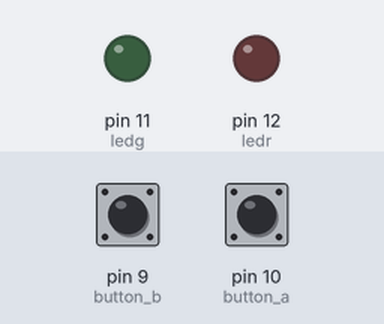
A sketch run on a simulated Arduino Uno, built with avr-gcc and run on an emulated ATmega328P. Parts: output pins drawn as LEDs (lit = HIGH). The inputs (shaded band) are chosen by the test bench; at power-on: pin 9 (button_b) HIGH, pin 10 (button_a) HIGH.

Above: at 1.2 s.
1.3 s: pin 9 (button_b) pulled LOW for 0.15 s
At 1.37 s:
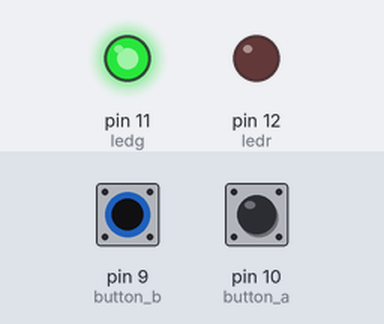
2.9 s: pin 10 (button_a) pulled LOW for 1 s
At 3.5 s:
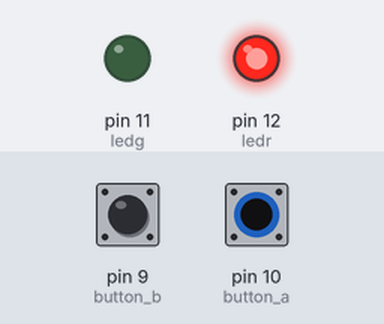
5.4 s: pin 10 (button_a) pulled LOW for 3.2 s
At 9.1 s:
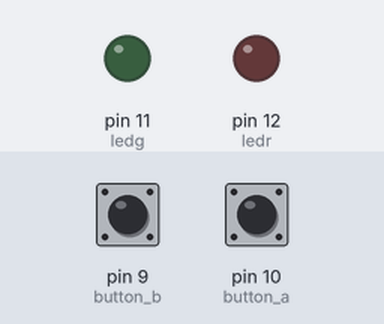
10.1 s: pin 9 (button_b) pulled LOW for 3.2 s
At 11.4 s:
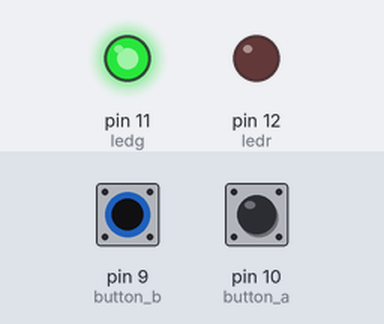
Timing chart, 0 to 14.8 s (numbered marks = the images above; inputs shaded):
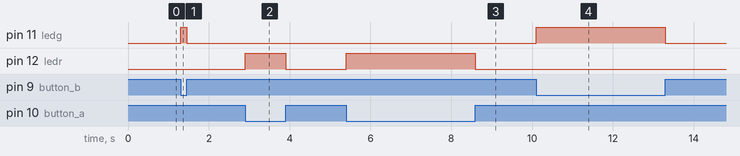

The sketch:

twoButtons.ino
```cpp
#define ledr 12
#define ledg 11
#define button_a 10
#define button_b 9

void setup()
{
  pinMode(ledr, OUTPUT);
  pinMode(ledg, OUTPUT);
  pinMode(button_a, INPUT_PULLUP);
  pinMode(button_b, INPUT_PULLUP);
}

void loop()
{
  if(digitalRead(button_a) && digitalRead(button_b)) {
    digitalWrite(ledg, LOW);
    digitalWrite(ledr, LOW);
  } else if (digitalRead(button_a)) {
    digitalWrite(ledg, HIGH);
    digitalWrite(ledr, LOW);
  } else if (digitalRead(button_b)) {
    digitalWrite(ledg, LOW);
    digitalWrite(ledr, HIGH);
  }
  else {
    digitalWrite(ledg, LOW);
    digitalWrite(ledr, HIGH);
    delay(250);
    digitalWrite(ledg, HIGH);
    digitalWrite(ledr, LOW);
    delay(250);
  }
}


// #define ledr 12
// #define ledg 11
// #define button_a 10
// #define button_b 9

// void setup()
// {
//   pinMode(ledr, OUTPUT);
//   pinMode(ledg, OUTPUT);
//   pinMode(button_a, INPUT_PULLUP);
//   pinMode(button_b, INPUT_PULLUP);
// }

// void loop()
// {
//   bool button_a_state = digitalRead(button_a);
//   button_a_state = !button_a_state;
//   bool button_b_state = digitalRead(button_b);
//   button_b_state = !button_b_state;

//   if(button_a_state && button_b_state) {
//     digitalWrite(ledg, LOW);
//     digitalWrite(ledr, HIGH);
//     delay(250);
//     digitalWrite(ledg, HIGH);
//     digitalWrite(ledr, LOW);
//     delay(250);
//   } else if (button_a_state) {
//     digitalWrite(ledg, LOW);
//     digitalWrite(ledr, HIGH);
//   } else if (button_b_state) {
//     digitalWrite(ledg, HIGH);
//     digitalWrite(ledr, LOW);
//   }
//   else {
//     digitalWrite(ledg, LOW);
//     digitalWrite(ledr, LOW);
//   }
// }
```

Measured:
- after the input at 1.3 s, pin 11 (ledg): LOW → HIGH at once, → LOW 0.15 s later
- after the input at 2.9 s, pin 12 (ledr): LOW → HIGH at once, → LOW 1.0 s later
- after the input at 5.4 s, pin 12 (ledr): LOW → HIGH at once, → LOW 3.2 s later
- after the input at 10.1 s, pin 11 (ledg): LOW → HIGH at once, → LOW 3.2 s later
